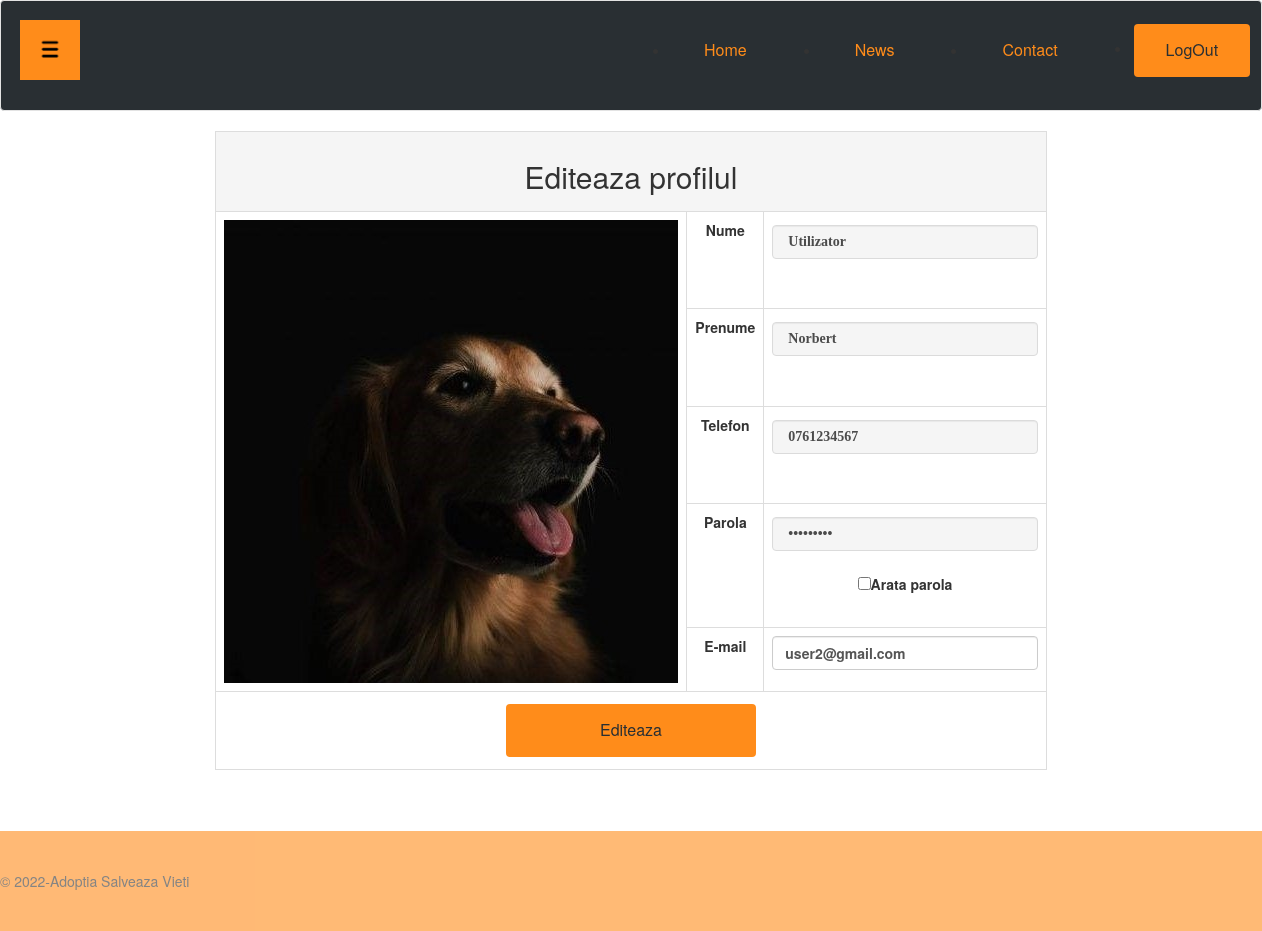
Page /php/editProfile.php (signed in) on the committed database.
### tables this page shows
CREATE TABLE `utilizatori` (
  `id_utilizator` varchar(255) NOT NULL,
  `nume` varchar(255) NOT NULL,
  `prenume` varchar(255) NOT NULL,
  `email` varchar(255) NOT NULL,
  `parola` varchar(255) NOT NULL,
  `telefon` varchar(255) NOT NULL
);

### php/editProfile.php (the view, shortened to what this page needs)
<?php
if(isset($_SESSION["id_administrator"])){
    include("../include/inHeaderAdmin.php");
    $session_id = $_SESSION['id_administrator'];
    $query = $conn->prepare("SELECT * FROM administratori WHERE id_administrator=?");
    $query->execute(array($session_id));
}else{
    if(isset($_SESSION["id_utilizator"])){
        include("../include/inHeaderUser.php");
        $session_id = $_SESSION['id_utilizator'];
        $query = $conn->prepare("SELECT * FROM utilizatori WHERE id_utilizator=?");
        $query->execute(array($session_id));
    }
    else{
        header("location: ../index.php");
    }
}
$res = $query->fetch();
$first_name = $res['nume'];
$last_name = $res['prenume'];
$email = $res['email'];
$pass = $res['parola'];
$telefon = $res['telefon'];
?>
    <link rel="stylesheet" type="text/css" href="../css/admin.css">
    <div class="row content">
        <div class="col-sm-2">
        </div>
        <div class="col-sm-8">
            <form action="" method="POST" enctype="multipart/form-data">
                <table class="table table-bordered table-hover">
                    <tr align="center">
                        <td colspan="7" class="active"><h2>Editeaza profilul</h2>
                    <tr>
                        <th rowspan="5"><img src="../imagini/cutu4.jpg">
                        <td>Nume
                        <td><input class="form-control" type="text" name="nume" required value="<?php echo $first_name; ?>">
                    <tr>
                        <td>Prenume
                        <td><input class="form-control" type="text" name="prenume" required value="<?php echo $last_name; ?>">
                    <tr>
                        <td>Telefon
                        <td><input class="form-control" type="text" name="telefon" required value="<?php echo $telefon; ?>">
                    <tr>
                        <td>Parola
                        <td><input class="form-control" type="password" name="pass" id="mypass" required value="<?php echo $pass; ?>">
                            <input type="checkbox" onclick="show_password()"><strong>Arata parola</strong>
                    <tr>
                        <td>E-mail
                        <td><input class="form-control" type="email" name="email" required value="<?php echo $email; ?>">
                    <tr align="center">
                        <td colspan="7">
                            <input type="submit" class="btn btn-info" name="update" style="width: 250px;" value="Editeaza">
                </table>
            </form>
        </div>
    </div>
<?php
include("../include/footer.php");

### css/admin.css (style rules this page uses)
* { box-sizing: border-box; }
html,body { height: 100%; margin: 0; }
body { background-color:white; }
body.logged { overflow-x: hidden; -webkit-background-size: cover; -moz-background-size: cover; -o-background-size: cover; background-size: cover; }
input[type=text], input[type=password] { color: black; width: 100%; padding: 15px; margin: 5px 0 22px 0; display: inline-block; background: #f1f1f1; opacity: 70%; font-family: "Comic Sans MS"; }
table.table { background: white; border: none ; border-collapse: collapse; }
.content { min-height: 100%; margin-bottom: -100px; }
.btn { background-color:#ff8c1a; border: none; color: #292F33; padding: 15px 32px; text-align: center; text-decoration: none; display: inline-block; margin: 4px 2px; cursor: pointer; font-size: 16px; }
td, th { text-align: center; padding: 8px; position: center; }

### php/editProfile.php (style rules this page uses)
td { font-weight: bold; }

### rows in the picture
utilizatori: nume "Utilizator", prenume "Norbert", telefon "0761234567", email "user2@gmail.com"
